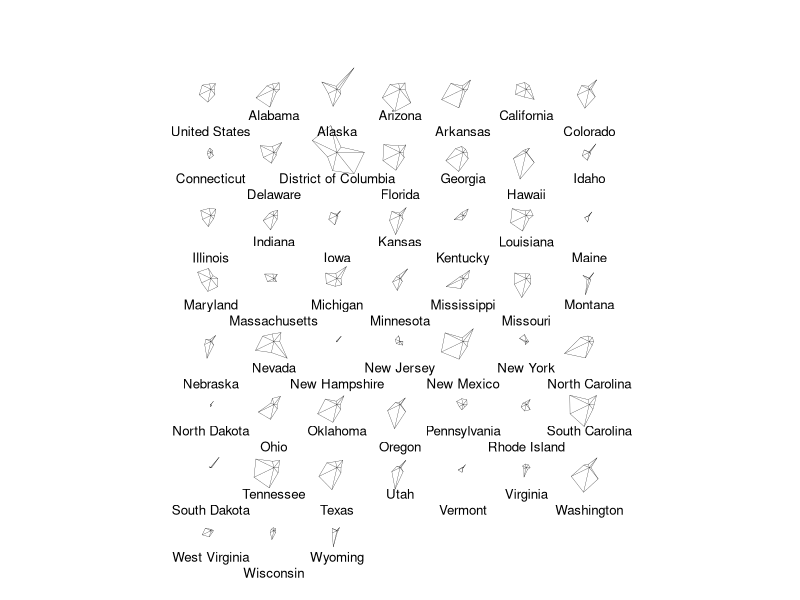
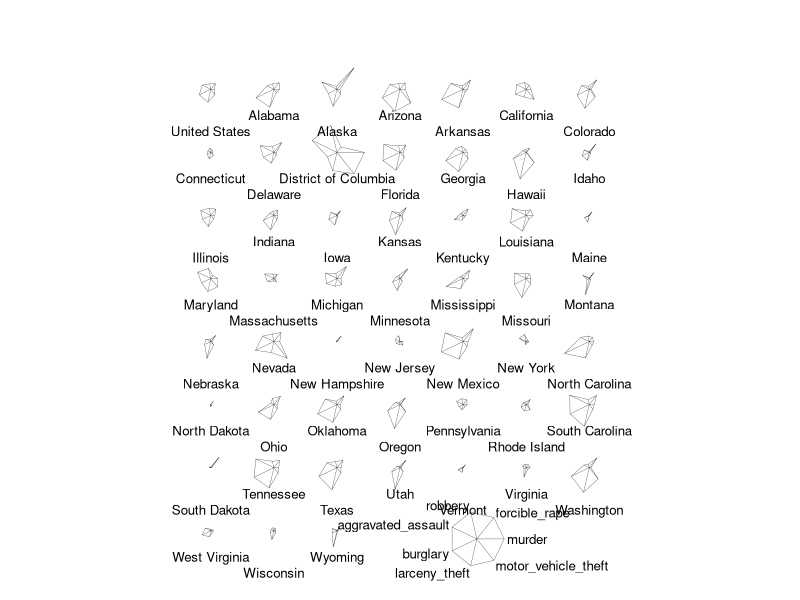
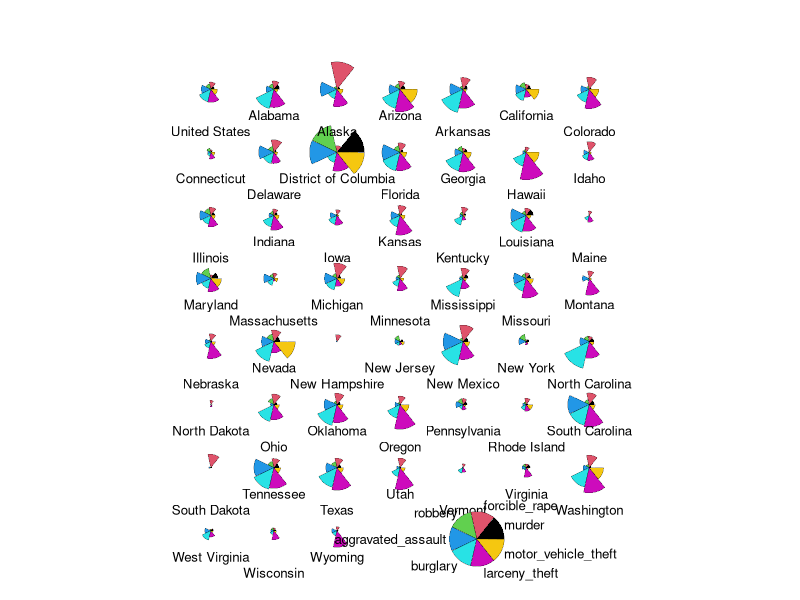
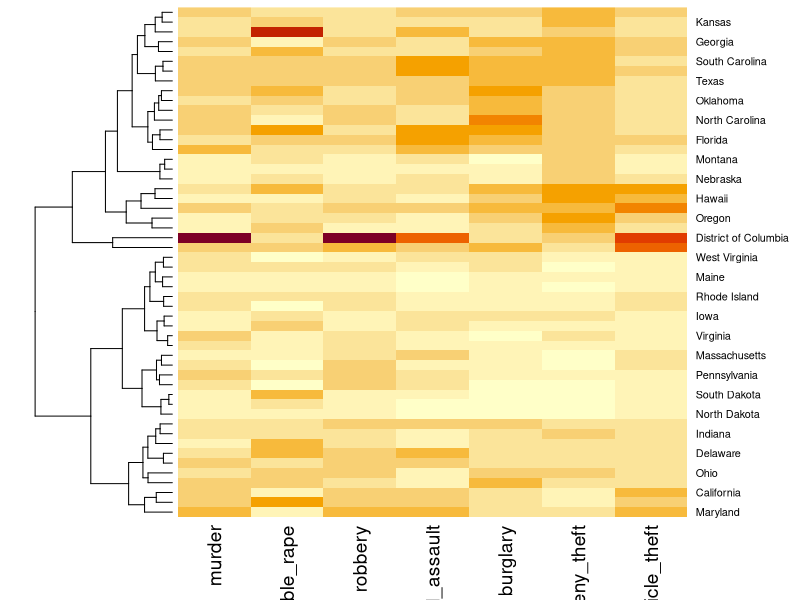
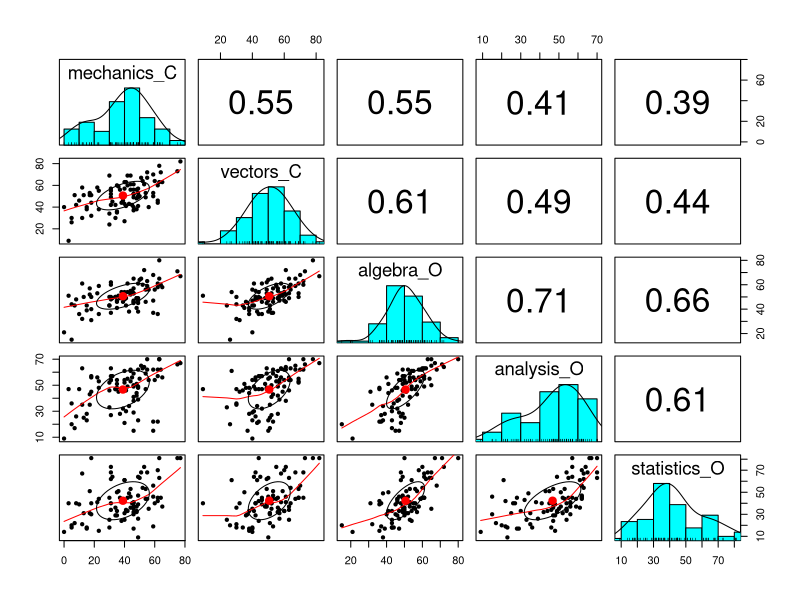

Write the R code that produced these figures, in order.


#------------------------------------
crime <- read.csv("crime.csv")
head(crime)

rownames(crime) <- crime$state
crime <- crime[ , -c(1,9)]

# star & nightingale - dataframe
a <- stars(crime)
stars(crime, key.loc = c(12, 2), cex = 0.8)
stars(crime, key.loc = c(12, 2), cex = 0.8, draw.segments = T)

# heatmap - matrix
crime <- as.matrix(crime)

heatmap(crime, scale = "column", Colv = NA) 



#------------------------------------------------------------
# 주성분 분석
#------------------------------------------------------------

# 상관계수 행렬을 이용한 선형 결합

df <- read.csv("open_closed.csv")
head(df)

library(psych)
pairs.panels(df)















